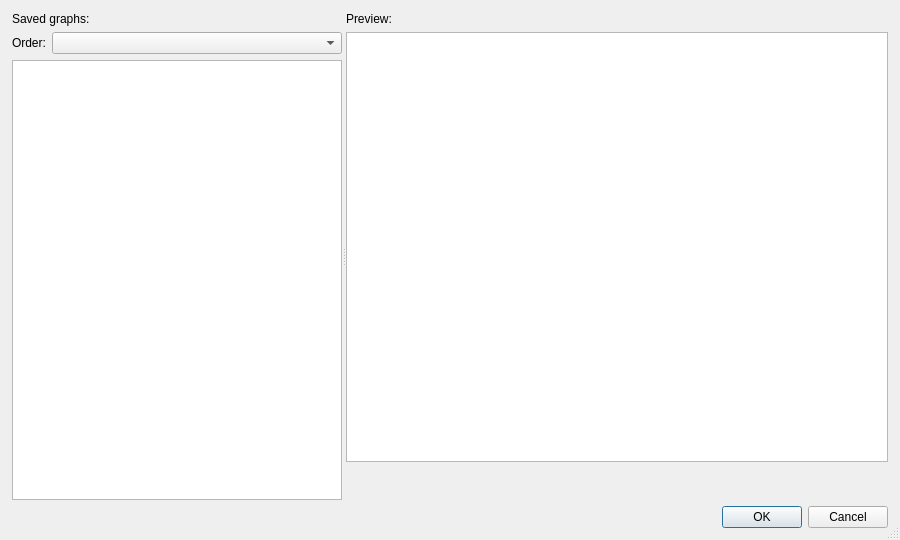
<?xml version="1.0" encoding="UTF-8"?>
<ui version="4.0">
 <class>Dialog_graph_picker</class>
 <widget class="QDialog" name="Dialog_graph_picker">
  <property name="geometry">
   <rect>
    <x>0</x>
    <y>0</y>
    <width>900</width>
    <height>540</height>
   </rect>
  </property>
  <property name="windowTitle">
   <string>Graphs</string>
  </property>
  <property name="sizeGripEnabled">
   <bool>true</bool>
  </property>
  <layout class="QVBoxLayout" name="verticalLayout_main">
   <property name="leftMargin">
    <number>12</number>
   </property>
   <property name="topMargin">
    <number>12</number>
   </property>
   <property name="rightMargin">
    <number>12</number>
   </property>
   <property name="bottomMargin">
    <number>12</number>
   </property>
   <item>
    <widget class="QSplitter" name="splitter">
     <property name="orientation">
      <enum>Qt::Orientation::Horizontal</enum>
     </property>
     <property name="childrenCollapsible">
      <bool>false</bool>
     </property>
     <widget class="QWidget" name="widget_left">
      <layout class="QVBoxLayout" name="verticalLayout_left">
       <property name="leftMargin">
        <number>0</number>
       </property>
       <property name="topMargin">
        <number>0</number>
       </property>
       <property name="rightMargin">
        <number>0</number>
       </property>
       <property name="bottomMargin">
        <number>0</number>
       </property>
       <item>
        <widget class="QLabel" name="label_heading">
         <property name="text">
          <string>Saved graphs:</string>
         </property>
        </widget>
       </item>
       <item>
        <layout class="QHBoxLayout" name="horizontalLayout_order">
         <item>
          <widget class="QLabel" name="label_order">
           <property name="text">
            <string>Order:</string>
           </property>
          </widget>
         </item>
         <item>
          <widget class="QComboBox" name="comboBox_order">
           <property name="sizePolicy">
            <sizepolicy hsizetype="Expanding" vsizetype="Fixed">
             <horstretch>0</horstretch>
             <verstretch>0</verstretch>
            </sizepolicy>
           </property>
           <property name="toolTip">
            <string>Sort the graph list</string>
           </property>
          </widget>
         </item>
        </layout>
       </item>
       <item>
        <widget class="QListWidget" name="listWidget_graphs">
         <property name="minimumSize">
          <size>
           <width>220</width>
           <height>0</height>
          </size>
         </property>
         <property name="alternatingRowColors">
          <bool>true</bool>
         </property>
        </widget>
       </item>
      </layout>
     </widget>
     <widget class="QWidget" name="widget_right">
      <layout class="QVBoxLayout" name="verticalLayout_right">
       <property name="leftMargin">
        <number>0</number>
       </property>
       <property name="topMargin">
        <number>0</number>
       </property>
       <property name="rightMargin">
        <number>0</number>
       </property>
       <property name="bottomMargin">
        <number>0</number>
       </property>
       <item>
        <widget class="QLabel" name="label_preview">
         <property name="text">
          <string>Preview:</string>
         </property>
        </widget>
       </item>
       <item>
        <widget class="QGraphicsView" name="graphicsView_preview">
         <property name="minimumSize">
          <size>
           <width>420</width>
           <height>320</height>
          </size>
         </property>
         <property name="renderHints">
          <set>QPainter::RenderHint::Antialiasing|QPainter::RenderHint::TextAntialiasing</set>
         </property>
        </widget>
       </item>
       <item>
        <widget class="QLabel" name="label_description">
         <property name="minimumSize">
          <size>
           <width>0</width>
           <height>32</height>
          </size>
         </property>
         <property name="font">
          <font>
           <italic>true</italic>
          </font>
         </property>
         <property name="text">
          <string/>
         </property>
         <property name="wordWrap">
          <bool>true</bool>
         </property>
        </widget>
       </item>
      </layout>
     </widget>
    </widget>
   </item>
   <item>
    <widget class="QDialogButtonBox" name="buttonBox">
     <property name="orientation">
      <enum>Qt::Orientation::Horizontal</enum>
     </property>
     <property name="standardButtons">
      <set>QDialogButtonBox::StandardButton::Cancel|QDialogButtonBox::StandardButton::Ok</set>
     </property>
    </widget>
   </item>
  </layout>
 </widget>
 <resources/>
 <connections/>
</ui>
